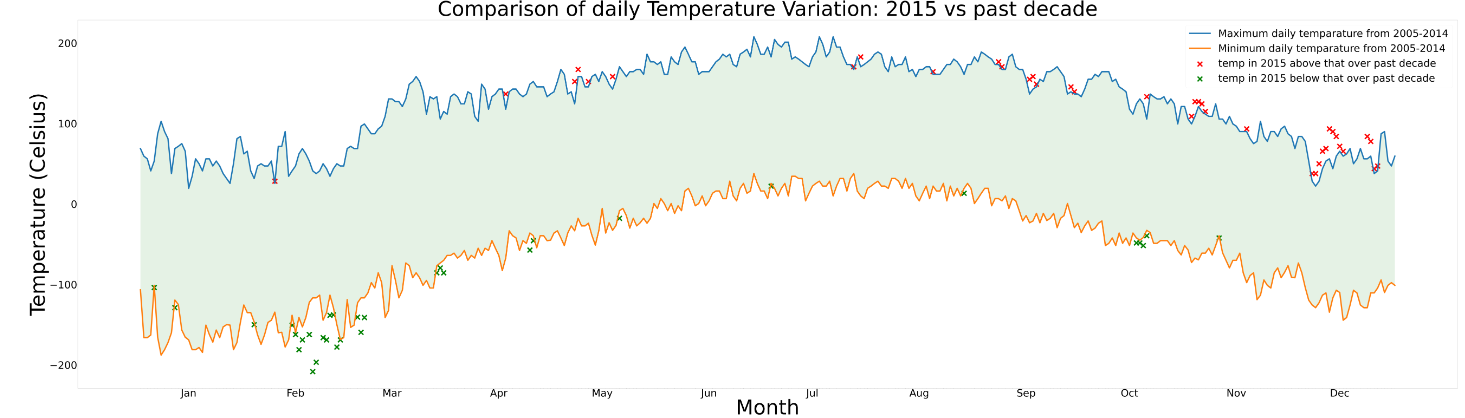

Generate this figure with Python:
import pandas as pd
df = pd.read_csv('assets/fb441e62df2d58994928907a91895ec62c2c42e6cd075c2700843b89.csv')
df.head()

# In this code cell, transform the Data_Value column
#transform the data into Celsius
df['Data_Value'] = df['Data_Value'].apply(lambda x: (x-32)/1.8)
#df.head()
#then extract all of the rows which have minimum or maximum temperatures
df_TMIN= df
df_TMIN = df[df['Element'] == 'TMIN']

df_TMAX= df
df_TMAX = df[df['Element'] == 'TMAX']

#print(df_TMAX.shape)
#print(df_TMIN.shape)

#unique_values = df_TMAX['Date'].unique()
#print(len(unique_values))

#drop records for Feb 29
df_TMAX = df_TMAX[~df_TMAX['Date'].str.contains(r'\d{4}-02-29', na=False)]
df_TMIN = df_TMIN[~df_TMIN['Date'].str.contains(r'\d{4}-02-29', na=False)]
#print(df_TMAX.shape)
#print(df_TMIN.shape)
# create a DataFrame of maximum temperature by date
series_TMAX=df_TMAX.groupby('Date').agg(['max'])
#print(series_TMAX.head())
# create a DataFrame of minimum temperatures by date
series_TMIN=df_TMIN.groupby('Date').agg(['min'])
#print(series_TMIN)


#seperate out data for 2015
series_TMAX_2015=series_TMAX[series_TMAX.index.str.match(r'2015-\d{2}-\d{2}')]
#print(series_TMAX_2015)
series_TMIN_2015=series_TMIN[series_TMIN.index.str.match(r'2015-\d{2}-\d{2}')]
#print(series_TMIN_2015)

# calculate the minimum and maximum values for the day of the year for 2005 through 2014
df_TMAX = pd.DataFrame(series_TMAX)
df_TMAX.columns = ['ID', 'Element', 'Data_Value']
df_TMAX = df_TMAX[~df_TMAX.index.str.contains(r'2015-\d{2}-\d{2}', na=False)]
#print(df_TMAX)
df_TMAX['Date'] = df_TMAX.index
df_TMAX_05to14 = df_TMAX[['Date', 'ID', 'Element','Data_Value']].reset_index(drop=True)
df_TMAX_day=df_TMAX_05to14.groupby(df_TMAX_05to14['Date'].str[5:]).max()
#print(df_TMAX_day.head(10))


df_TMIN = pd.DataFrame(series_TMIN)
df_TMIN.columns = ['ID', 'Element', 'Data_Value']
df_TMIN = df_TMIN[~df_TMIN.index.str.contains(r'2015-\d{2}-\d{2}', na=False)]
#print(df_TMIN.tail())
df_TMIN['Date'] = df_TMIN.index
df_TMIN_05to14 = df_TMIN[['Date', 'ID', 'Element','Data_Value']].reset_index(drop=True)
df_TMIN_day=df_TMIN_05to14.groupby(df_TMIN_05to14['Date'].str[5:]).min()
#print(df_TMIN_05to14.groupby(df_TMIN_05to14['Date'].str[5:]).get_group('01-01'))
#print(df_TMIN_day.head(10))


# calculate the minimum and maximum values for the years 2015
df_TMAX_2015 = pd.DataFrame(series_TMAX_2015)
df_TMAX_2015.columns = ['ID', 'Element', 'Data_Value']
df_TMAX_2015['Date'] = df_TMAX_2015.index
df_TMAX_15 = df_TMAX_2015[['Date', 'ID', 'Element','Data_Value']].reset_index(drop=True)
#print(df_TMAX_15)

df_TMIN_2015 = pd.DataFrame(series_TMIN_2015)
df_TMIN_2015.columns = ['ID', 'Element', 'Data_Value']
df_TMIN_2015['Date'] = df_TMIN_2015.index
df_TMIN_15 = df_TMIN_2015[['Date', 'ID', 'Element','Data_Value']].reset_index(drop=True)
#print(df_TMIN_15)

import matplotlib.pyplot as plt
from calendar import month_abbr

# put your plotting code here!
plt.rcParams['xtick.labelsize'] = 150
plt.rcParams['ytick.labelsize'] = 150


#print(df_TMAX_day)
lst_xlabels=[]
for date in df_TMAX_day['Date']:
    #print(date)
    if date[-2:] == '15':
        #print(date)
        #print(month_abbr[int(date[5:7])])
        lst_xlabels.append(month_abbr[int(date[5:7])])
    else:
        lst_xlabels.append('')
        
plt.figure(figsize=(365, 100))
plt.plot(df_TMAX_day['Date'],df_TMAX_day['Data_Value'], label="Maximum daily temparature from 2005-2014", lw=20)
plt.plot(df_TMAX_day['Date'],df_TMIN_day['Data_Value'], label="Minimum daily temparature from 2005-2014", lw=20)

plt.xticks(df_TMAX_day['Date'], lst_xlabels)

ax = plt.gca()
ax.set_xlabel('Month', fontsize=300)
ax.set_ylabel('Temperature (Celsius)', fontsize=300)
ax.set_title("Comparison of daily Temperature Variation: 2015 vs past decade", fontsize=300)
  


plt.gca().fill_between(df_TMAX_day['Date'], 
                       df_TMAX_day['Data_Value'], df_TMIN_day['Data_Value'], 
                       facecolor='green', 
                       alpha=0.1)

#scatter plot only the daily 2015 temperatures that exceeded those values

#print(df_TMAX_15.head(10))
df_TMAX=df_TMAX_day[['Date', 'ID', 'Element','Data_Value']].reset_index(drop=True)
#print(df_TMAX.head(10))

df_TMAX_15['Data_Value gt']= df_TMAX_15['Data_Value'] - df_TMAX['Data_Value']
df_TMAX_15_gt=df_TMAX_15[df_TMAX_15['Data_Value gt'] > 0]
#replace 2015 by 2014 to match x-cordinates
df_TMAX_15_gt['Date'] = df_TMAX_15_gt['Date'].astype(str)
df_TMAX_15_gt['Date'] = df_TMAX_15_gt['Date'].str.replace('2015', '2014', regex=False)

#print(df_TMAX_15_gt['Date'].dtype)
#print(df_TMAX_15_gt)

plt.scatter(df_TMAX_15_gt['Date'], df_TMAX_15_gt['Data_Value'], color='red', marker='x', s=5000, linewidths=20, label='temp in 2015 above that over past decade')


df_TMIN=df_TMIN_day[['Date', 'ID', 'Element','Data_Value']].reset_index(drop=True)
#print(df_TMIN.head(10))
#print(df_TMIN_15)
df_TMIN_15['Data_Value lt']= df_TMIN_15['Data_Value'] - df_TMIN['Data_Value']
df_TMIN_15_lt=df_TMIN_15[df_TMIN_15['Data_Value lt'] < 0]
df_TMIN_15_lt['Date'] = df_TMIN_15_lt['Date'].astype(str)
df_TMIN_15_lt['Date'] = df_TMIN_15_lt['Date'].str.replace('2015', '2014', regex=False)

plt.scatter(df_TMIN_15_lt['Date'], df_TMIN_15_lt['Data_Value'], color='green', marker='x', s=5000, linewidths=20, label='temp in 2015 below that over past decade')

plt.legend(fontsize=150)
